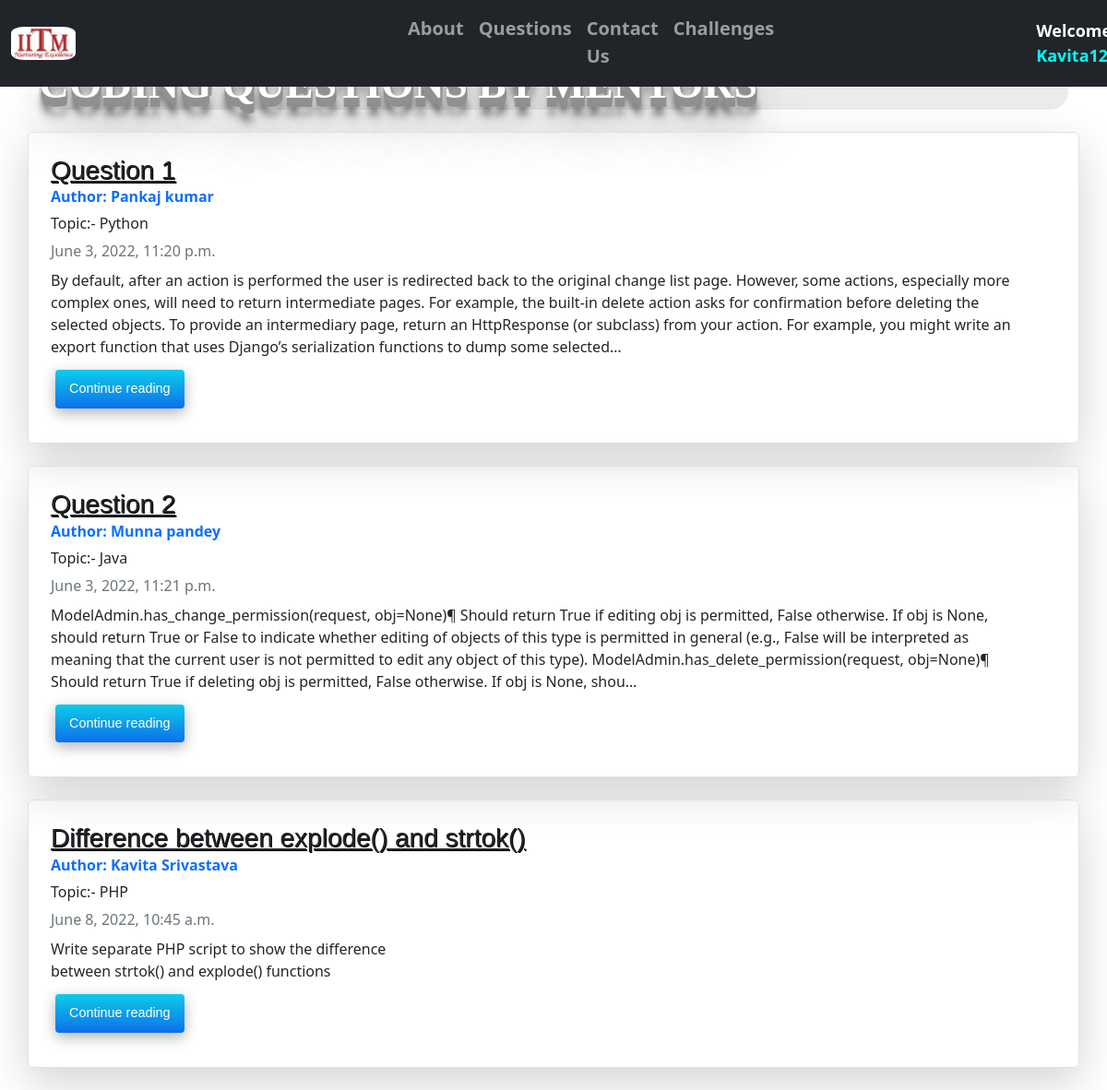
The app's page /questions/ (signed in) with its own data.
### questions/models.py (models this page shows, shortened)
class Ques(models.Model):
    sno = models.AutoField(primary_key= True)
    title = models.CharField(max_length=255)
    topic = models.CharField(max_length=200)
    author=models.CharField(max_length=60)
    slug=models.CharField(max_length=130)
    timeStamp=models.DateTimeField(blank=True)
    content=models.TextField()

### questions/views.py (the view)
# urls.py: path('', views.questions, name="questions"),
def questions(request):
    allPosts= Ques.objects.all()
    context={'allPosts': allPosts}
    return render(request, "questions/questions.html", context)

### template/questions/questions.html (shortened to what this page needs)
{% extends 'base.html' %}
{% load extras %}
{% block body %}
<div class="container my-3">
    <h2  id="headingques">Coding Questions By Mentors</h2>
    {% for Ques in allPosts %}
    <div class="row no-gutters border rounded overflow-hidden flex-md-row mb-4 shadow-lg h-md-250 my-4 position-relative">
        <div class="col p-4 d-flex flex-column position-static">
            <h3 class="mb-0" style="font-family: Arial; text-shadow: 1px 1px 0 #000"><u>{{Ques.title}}</u></h3>
            <strong class="d-inline-block mb-2 text-primary">Author: {{Ques.author}}</strong>
            <h6>Topic:- {{Ques.topic}}</h6>
            <div class="mb-2 text-muted">{{Ques.timeStamp}}</div>
            <p class="card-text mb-auto">{{Ques.content|safe|truncatechars:500}}</p>
            <div class="my-2">
            	<a href="/questions/{{Ques.slug}}" role="button" class="btn" id="continuebutton">Continue reading</a>
            </div>
        </div>
        <div class="col-auto d-none d-lg-block">
        </div>
        </div>
        {% endfor %}
    </div>
{% endblock %}

### template/base.html (shortened to what this page needs)
<!DOCTYPE html>
<html lang="en">
<head>
  <link href="https://cdn.jsdelivr.net/npm/bootstrap@5.1.3/dist/css/bootstrap.min.css" rel="stylesheet"
>
    {% load static %}
    <link rel="stylesheet" type="text/css" href="{% static 'css/styles.css' %}">
    <link href="https://cdn.jsdelivr.net/npm/bootstrap@5.2.0-beta1/dist/css/bootstrap.min.css" rel="stylesheet"
>
    <link rel="stylesheet" href="https://cdnjs.cloudflare.com/ajax/libs/font-awesome/5.15.2/css/all.min.css"/>
  </head>
<body style="padding-top: 6vh">
  <nav class="navbar fixed-top navbar-expand-sm bg-dark navbar-dark">
    <div class="container-fluid">
      <a class="navbar-brand" href="/" style="padding-bottom: 0px; padding-top: 0px">
        <img src="/static/images/logo iitm.png" alt="Avatar" style="border-radius: 20%; width: 70px; background-color: white;">
      </a>
      <div class="collapse navbar-collapse" id="navbarNav">
        <ul class="navbar-nav" style="padding-left: 28vw; padding-right:23vw; font-size:20px">
          <li class="nav-item"> <a href="#about" class="nav-link"><b> About </b></a> </li>
          <li class="nav-item"> <a href="/questions" class="nav-link"><b> Questions </b></a> </li>
          <li class="nav-item"> <a href="/contact" class="nav-link"><b> Contact Us </b></a> </li>
          <li class="nav-item"> <a href="/challenges" class="nav-link"><b> Challenges </b></a> </li>
        </ul>
        {% if user.is_authenticated %}
        <p style="color:white; margin-bottom: 0px; margin-right: 20px; font-weight:bold; font-size: large;">Welcome <span style="color:aqua; text-transform: capitalize; ">{{request.user}}</span></p>
        {% endif %}
  </nav>
{% block body %}{% endblock body %}
</body>
</html>

### static/css/styles.css (style rules this page uses)
.navbar { background: #000000 }
.nav-item::after { content: ''; display: block; width: 0; height: 0.125rem; background: #ffffff; transition: 0.2s }
.nav-link { padding: 0.9rem 0.3rem; transition: 0.2s; }
#headingques { background-color:#00000014; border-radius:20px; text-transform: uppercase; font-family: verdana; font-size: 3.8vw; font-weight: 700; color: rgb(255, 255, 255); text-shadow: 1px 1px 1px #919191, 1px 2px 1px #919191, 1px 3px 1px #919191, 1px 4px 1px #919191, 1px 5px 1px #919191, 1px 6px 1px #919191, 1px 7px 1px #919191, 1px 8px 1px #919191, 1px 9px 1px #919191, 1px 10px 1px #919191, 1px 18px 6px rgba(16,16,16,0.4), 1px 22px 10px rgba(16,16,16,0.2), 1px 25px 35px rgba(16,16,16,0.2), 1px 30px 60px rgba(16,16,16,0.4); }
#continuebutton { background-image: linear-gradient(#0dccea, #0d70ea); border: 0; border-radius: 4px; box-shadow: rgba(0, 0, 0, .3) 0 5px 15px; box-sizing: border-box; color: #fff; cursor: pointer; font-family: Montserrat,sans-serif; font-size: .9em; margin: 5px; padding: 10px 15px; text-align: center; user-select: none; -webkit-user-select: none; touch-action: manipulation; }

### records on screen
Ques: title "Question 1", author "Pankaj kumar", topic "Python", timeStamp "June 3, 2022, 11:20 p.m.", content "By default, after an action is performed the user is redirected back to the original change list page. However, some actions, especially more complex ones, will need to return intermediate pages. For example, the built-in delete action asks for confirmation before deleting the selected objects. To provide an intermediary page, return an HttpResponse (or subclass) from your action. For example, you might write an export function that uses Django’s serialization functions to dump some selected…"
Ques: title "Question 2", author "Munna pandey", topic "Java", timeStamp "June 3, 2022, 11:21 p.m.", content "ModelAdmin.has_change_permission(request, obj=None)¶ Should return True if editing obj is permitted, False otherwise. If obj is None, should return True or False to indicate whether editing of objects of this type is permitted in general (e.g., False will be interpreted as meaning that the current user is not permitted to edit any object of this type). ModelAdmin.has_delete_permission(request, obj=None)¶ Should return True if deleting obj is permitted, False otherwise. If obj is None, shou…"
Ques: title "Difference between explode() and strtok()", author "Kavita Srivastava", topic "PHP", timeStamp "June 8, 2022, 10:45 a.m.", content "Write separate PHP script to show the difference between strtok() and explode() functions"
